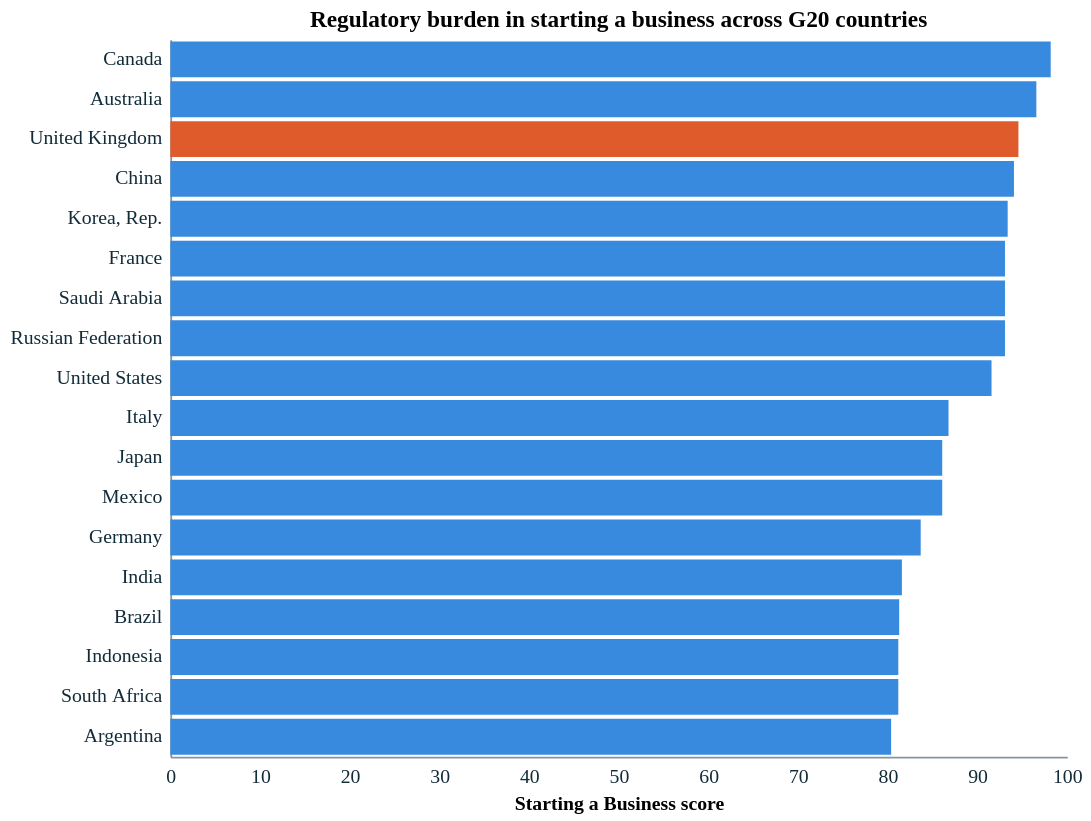

This figure's notebook cell:
### Code cell
# Starting a Business score — G20 countries
# Note: World Bank naming conventions used (e.g. "Korea, Rep.", "Turkiye")

#https://archive.doingbusiness.org/en/data/exploretopics/starting-a-business

g20_names = [
    'Argentina', 'Australia', 'Brazil', 'Canada', 'China',
    'France', 'Germany', 'India', 'Indonesia', 'Italy',
    'Japan', 'Korea, Rep.', 'Mexico', 'Russian Federation',
    'Saudi Arabia', 'South Africa', 'Turkiye',
    'United Kingdom', 'United States',
]

g20_df = business_ease_df[
    business_ease_df['Location'].isin(g20_names)
][['Location', 'Starting a Business score']].copy()

g20_df['Starting a Business score'] = pd.to_numeric(g20_df['Starting a Business score'], errors='coerce')
g20_df = g20_df.dropna(subset=['Starting a Business score'])

sort_order = g20_df.sort_values('Starting a Business score', ascending=False)['Location'].tolist()

chart = alt.Chart(g20_df).mark_bar().encode(
    x=alt.X('Starting a Business score:Q',
            scale=alt.Scale(domain=[0, 100]),
            axis=alt.Axis(title='Starting a Business score')),
    y=alt.Y('Location:N', sort=sort_order, title=None),
    color=alt.condition(
        alt.datum['Location'] == 'United Kingdom',
        alt.value('#e05b2b'),
        alt.value('#378add'),
    ),
    tooltip=[
        alt.Tooltip('Location:N', title='Country'),
        alt.Tooltip('Starting a business score:Q', title='Score', format='.1f'),
    ],
).properties(
    title='Regulatory burden in starting a business across G20 countries',
    width=500,
    height=400,
)

display(chart)
chart.save(chart_path / 'AGP Charts/starting_a_business_g20.png', scale_factor=2.0)

### Figure 1 — Vega-Lite specification as saved in the notebook (floating-point values rounded to 4 significant figures)
{"config": {"font": "Circular Std", "mark": {"line": {"interpolate": "linear"}}, "view": {"stroke": "transparent", "width": 400, "height": 300}, "range": {"category": ["#179fdb", "#e6224b", "#f4c245", "#122b39", "#eb5c2e", "#36b7b4"], "diverging": ["#E6224B", "#E54753", "#C9C9C9", "#179FDB", "#122B39"], "heatmap": ["#C9C9C9", "#179FDB", "#0063AF", "#122B39"], "ordinal": ["#00A767", "#36B7B4", "#179FDB", "#0063AF", "#243B5A"]}, "axisX": {"labelColor": "#122b39", "tickColor": "#122b39", "domainColor": "#122b39", "domainOpacity": 0.5, "gridOpacity": 0, "labelFont": "Circular Std", "labelAngle": 0, "labelAlign": "center", "labelFontSize": 11, "labelPadding": 5, "tickCount": 10, "tickSize": 0, "title": ""}, "axisY": {"labelColor": "#122b39", "labelFont": "Circular Std", "tickColor": "#122b39", "domainColor": "#122b39", "gridColor": "#122b39", "gridDash": [1, 5], "gridOpacity": 0.5, "labelPadding": 5, "labelFontSize": 11, "domainOpacity": 0.5, "tickSize": 0, "title": null, "titleAlign": "left", "titleAngle": 0, "titleBaseline": "bottom", "titleColor": "#122b39", "titleOpacity": 0.9, "titleX": 0, "titleY": -7}}, "data": {"name": "data-c44c6c8f4eebd4cb798fb826813dac3a"}, "mark": {"type": "bar"}, "encoding": {"color": {"condition": {"test": "(datum['Location'] === 'United Kingdom')", "value": "#e05b2b"}, "value": "#378add"}, "tooltip": [{"field": "Location", "title": "Country", "type": "nominal"}, {"field": "Starting a business score", "format": ".1f", "title": "Score", "type": "quantitative"}], "x": {"axis": {"title": "Starting a Business score"}, "field": "Starting a Business score", "scale": {"domain": [0, 100]}, "type": "quantitative"}, "y": {"field": "Location", "sort": ["Canada", "Australia", "United Kingdom", "China", "Korea, Rep.", "France", "Saudi Arabia", "Russian Federation", "United States", "Italy", "Japan", "Mexico", "Germany", "India", "Brazil", "Indonesia", "South Africa", "Argentina"], "title": null, "type": "nominal"}}, "height": 400, "title": "Regulatory burden in starting a business across G20 countries", "width": 500, "$schema": "https://vega.github.io/schema/vega-lite/v5.20.1.json", "datasets": {"data-c44c6c8f4eebd4cb798fb826813dac3a": [{"Location": "Argentina", "Starting a Business score": 80.4}, {"Location": "Australia", "Starting a Business score": 96.6}, {"Location": "Brazil", "Starting a Business score": 81.3}, {"Location": "Canada", "Starting a Business score": 98.2}, {"Location": "China", "Starting a Business score": 94.1}, {"Location": "France", "Starting a Business score": 93.1}, {"Location": "Germany", "Starting a Business score": 83.7}, {"Location": "India", "Starting a Business score": 81.6}, {"Location": "Indonesia", "Starting a Business score": 81.2}, {"Location": "Italy", "Starting a Business score": 86.8}, {"Location": "Japan", "Starting a Business score": 86.1}, {"Location": "Korea, Rep.", "Starting a Business score": 93.4}, {"Location": "Mexico", "Starting a Business score": 86.1}, {"Location": "Russian Federation", "Starting a Business score": 93.1}, {"Location": "Saudi Arabia", "Starting a Business score": 93.1}, {"Location": "South Africa", "Starting a Business score": 81.2}, {"Location": "United Kingdom", "Starting a Business score": 94.6}, {"Location": "United States", "Starting a Business score": 91.6}]}}
